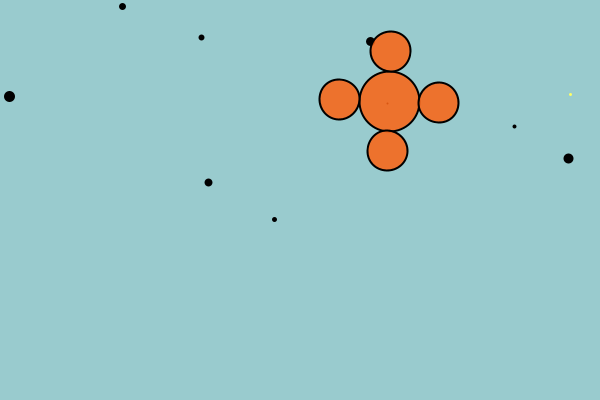
Frame 1 (no input)
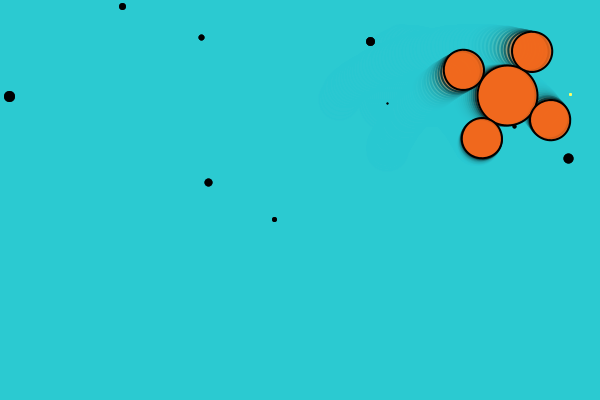
Frame 60 (the mouse pressed at the canvas centre just before this capture)
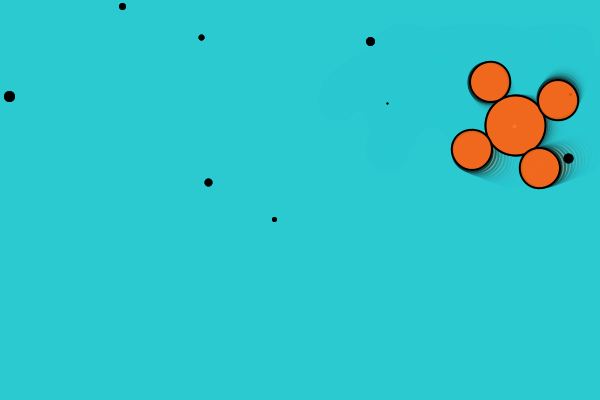
Frame 120 (the mouse held since frame 60 and released just before this capture)

The Processing sketch that drew these frames (run headless with seeded random() and noise(); from frame 60 on, the mouse is pressed at the canvas centre):

// Processing sketch: processing_52201
// ── processing_52201.pde

// arrays holding nodes, number of nodes, and next node to go to
int[] xNodes = {0, 0, 0, 0, 0, 0, 0, 0, 0, 0};
int[] yNodes = {0, 0, 0, 0, 0, 0, 0, 0, 0, 0};
int numNodes = 10;
int step = 1;

// inner circle position and size of inner and outer circles
int circX, circY;
int innerSize = 60;
int outerSize = 40;

// tests to move to next node, speed of circle
int speed = 2;
boolean xReached, yReached;


void setup() {
  size(600, 400);
  smooth();
  
  // create nodes
  for (int i = 0; i < numNodes; i++) {
    int xRnd = int(random(0, width));
    int yRnd = int(random(0, height));
    xNodes[i] = xRnd;
    yNodes[i] = yRnd;
  }
  
  // set up circle
  circX = xNodes[0];
  circY = yNodes[0];
  
}


void draw() {
  // draw transparent rectangle, creating motion blur
  noStroke();
  fill(40, 200, 210, 80);
  rect(0, 0, width, height);
  
  stroke(0);
  fill(250, 100, 20, 220);
  
  // draw nodes
  for (int i = 0; i < numNodes; i++) {
    strokeWeight(i+2);
    if (i == step) {
      stroke(255, 255, 100);
    }
    point(xNodes[i], yNodes[i]);
    stroke(0);
  }
  
  strokeWeight(2);
  
  // move circle
  if (abs(circX - xNodes[step]) < speed) {
    xReached = true;
  }
  else {
    if (xNodes[step] > circX) {
      circX+=speed;
    }
    else {
      circX-=speed;
    }
    yReached = false; // this helps prevent a bug where the circle will think it's reached the node before it has
  }
  if (abs(circY - yNodes[step]) < speed) {
    yReached = true;
  }
  else {
    if (yNodes[step] > circY) {
      circY+=speed;
    }
    else {
      circY-=speed;
    }
    xReached = false; // this helps prevent a bug where the circle will think it's reached the node before it has
  }
  
  drawShapes();
  
  // move to next node when curent node reached
  if (xReached && yReached) {
    step++;
    xReached = false;
    yReached = false;
  }
  if (step > numNodes-1) {
    step = 0;
  }
    
}

void mouseClicked() {
  // move next node to mouse position
  xNodes[step] = mouseX;
  yNodes[step] = mouseY;
}

void drawShapes() {
  // inner moving circle
  pushMatrix();
  translate(circX, circY);
  ellipse(0, 0, innerSize, innerSize);
  
  // rotating circles
  rotate(radians(2*frameCount));
  ellipse(0, innerSize/2+outerSize/2, outerSize, outerSize);
  ellipse(innerSize/2+outerSize/2, 0, outerSize, outerSize);
  ellipse(0, -1*(innerSize/2+outerSize/2), outerSize, outerSize);
  ellipse(-1*(innerSize/2+outerSize/2), 0, outerSize, outerSize);
  
  popMatrix();
}
